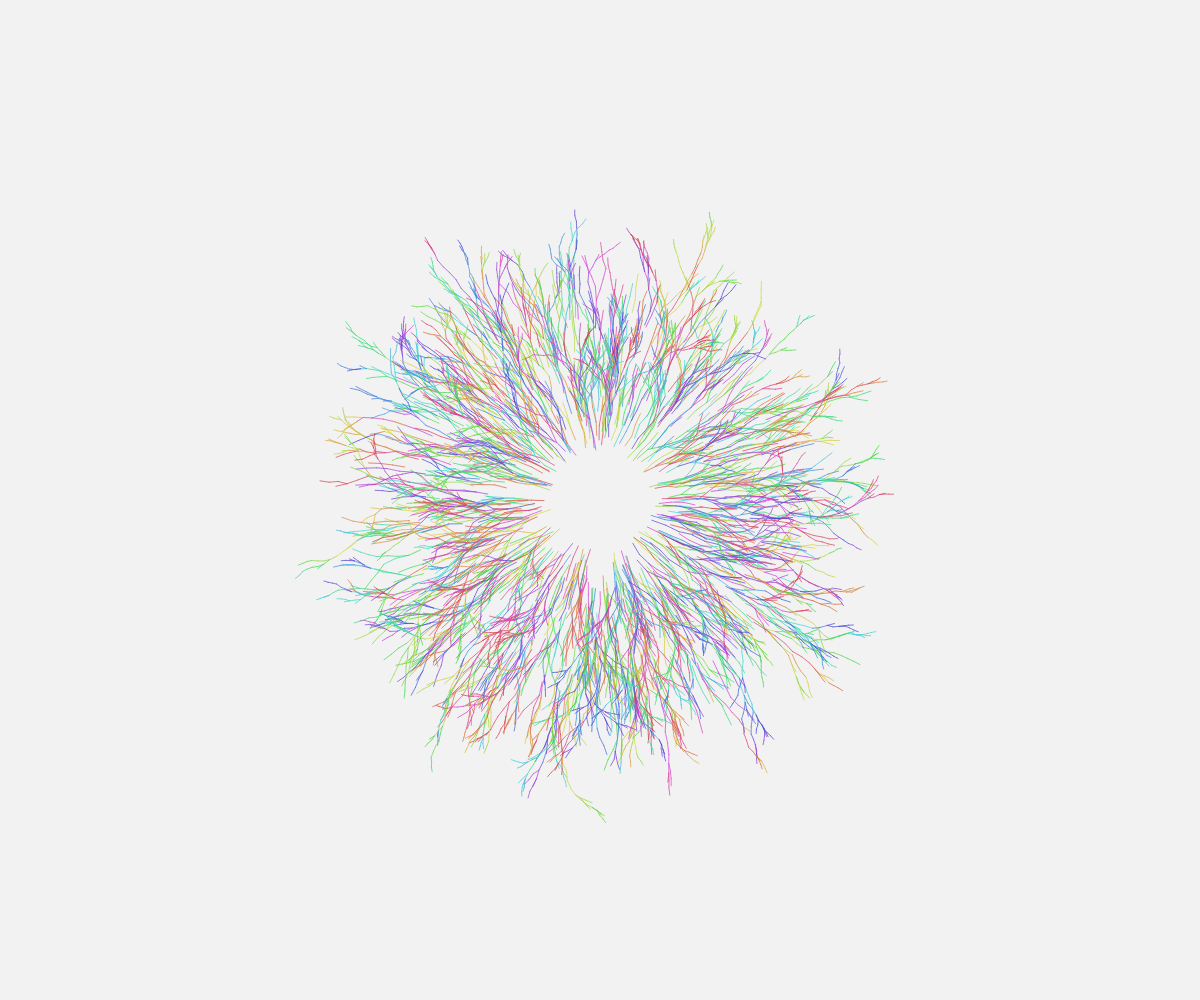
Frame 1 (no input)
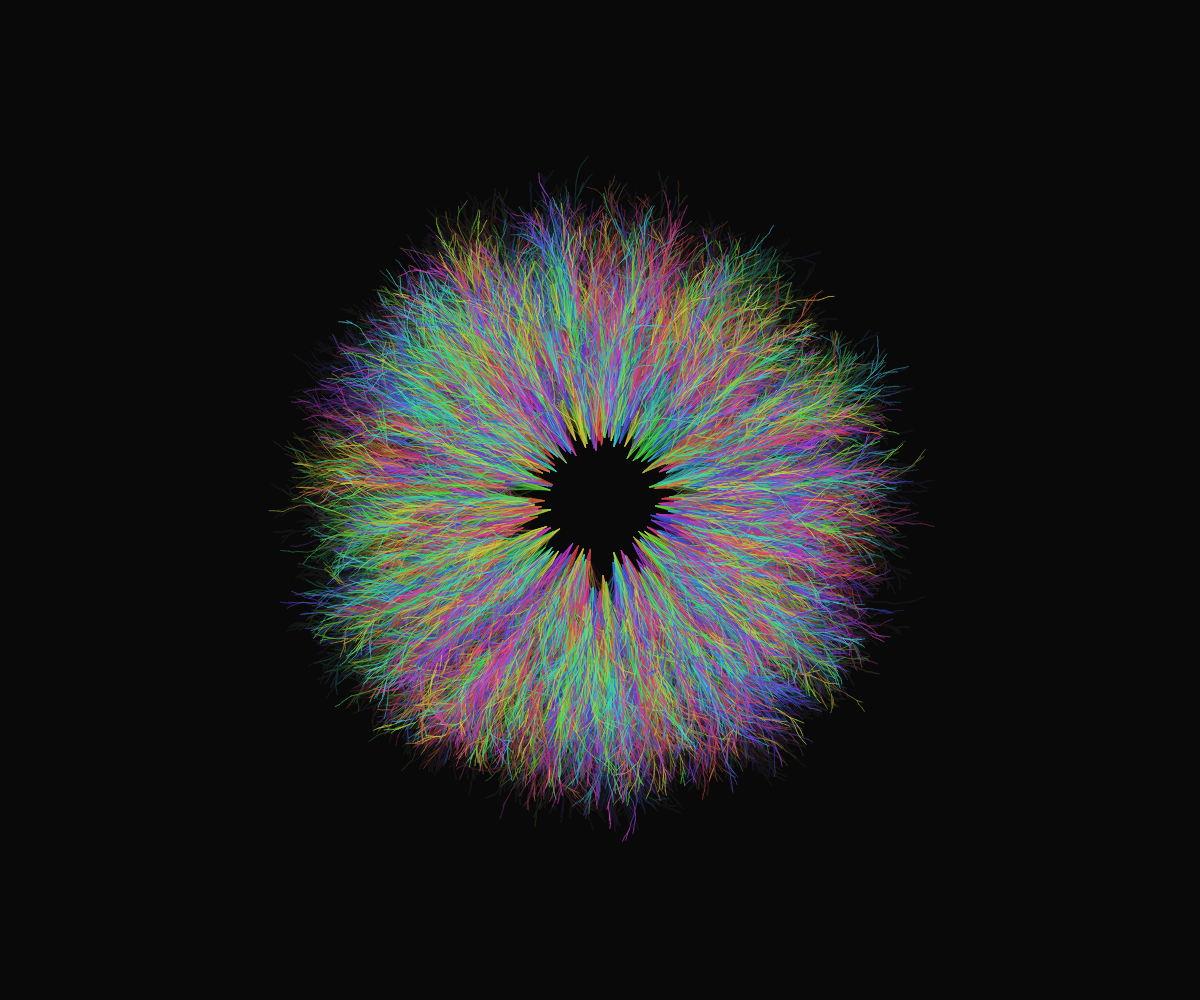
Frame 60 (no input)
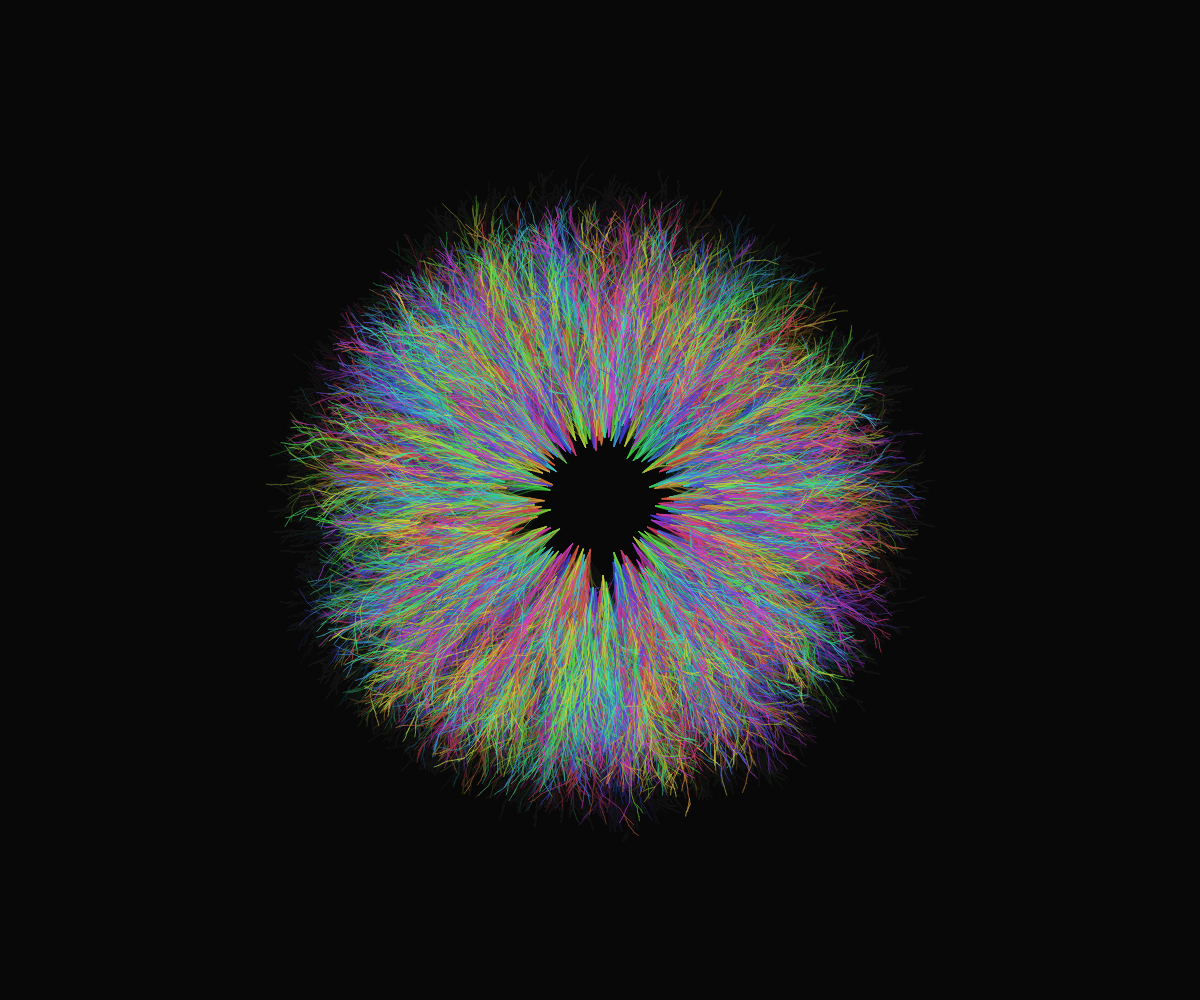
Frame 120 (the mouse pressed at the canvas centre since frame 60)

The p5.js sketch that drew these frames (run headless with seeded random() and noise() and a simulated clock; from frame 60 on, the mouse is pressed at the canvas centre):

// p5.js sketch
// ── sketch.js
let lines = [];
const numLines = 800;
const maxDepth = 5;
const branchFactor = 2;
const lineWidth = 1.2;
const pulseSpeed = 0.01;

function setup() {
  createCanvas(windowWidth, windowHeight);
  colorMode(HSB, 360, 100, 100, 1);
  
  // Initialize lines with random starting points and directions
  for (let i = 0; i < numLines; i++) {
    const angle = random(TWO_PI);
    const distance = random(50, 200);
    const startX = width/2 + cos(angle) * distance;
    const startY = height/2 + sin(angle) * distance;
    
    lines.push({
      x: startX,
      y: startY,
      angle: angle,
      depth: 0,
      hue: (i * 12) % 360,
      phase: random(TWO_PI),
      segments: []
    });
  }
}

function draw() {
  background(0, 0, 5, 0.05);
  
  // Batch all lines into one shape for performance
  beginShape(LINES);
  
  // Draw each line system
  for (let i = 0; i < lines.length; i++) {
    const line = lines[i];
    
    // Calculate pulsing effect
    const pulse = sin(frameCount * pulseSpeed + line.phase) * 0.1;
    const scale = 1 + pulse;
    
    // Draw line system recursively
    drawLine(line, scale);
  }
  
  endShape();
}

function drawLine(line, scale) {
  if (line.depth > maxDepth) return;
  
  const hue = (frameCount * 0.3 + line.hue) % 360;
  stroke(hue, 70, 85, 0.7);
  noFill();
  
  // Start from current position
  let x1 = line.x;
  let y1 = line.y;
  
  // Draw segments with branching
  for (let i = 0; i < 3; i++) {
    const length = 40 * scale / 3;
    
    // Random angle variation for natural look
    const angle = line.angle + random(-0.2, 0.2);
    
    // Calculate end point
    const x2 = x1 + cos(angle) * length;
    const y2 = y1 + sin(angle) * length;
    
    // Add to batched lines
    vertex(x1, y1);
    vertex(x2, y2);
    
    // Update current position
    x1 = x2;
    y1 = y2;
    
    // Occasionally branch
    if (line.depth < maxDepth && random() < 0.3) {
      const newLine = {
        x: x1,
        y: y1,
        angle: angle + random(-0.5, 0.5),
        depth: line.depth + 1,
        hue: (line.hue + random(40)) % 360,
        phase: random(TWO_PI)
      };
      
      // Recursively draw branch
      drawLine(newLine, scale * 0.8);
    }
  }
}

function windowResized() {
  resizeCanvas(windowWidth, windowHeight);
}
